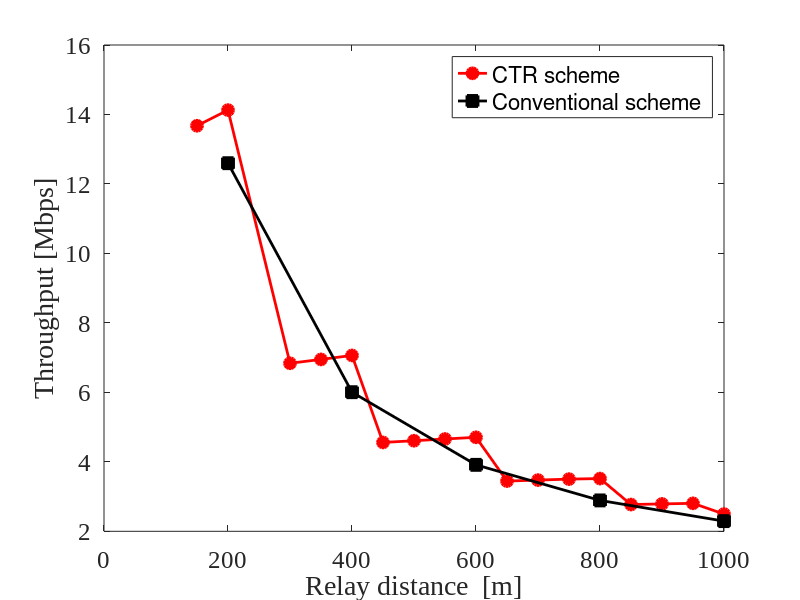

Here is the MATLAB script that generated this plot: (Note: this script raises an error after producing the figure.)
%従来のプロトコル(18Mbps→12Mbps)で再送したときと中継し伝送したときのスループットの比較
clear;
Rmin = [-82, -81, -79, -77, -74, -70, -66, -65]; % 最小受信感度 [dBm]
TR = [6, 9, 12, 18, 24, 36, 48, 54]; % 伝送レート [Mbps]
databit = [24, 36, 48, 72, 96, 144, 192, 216]; % OFDMシンボルごとのデータビット[bit]

Tp = 10; % 送信電力 [dBm]
f = 2.4 * 10^9; % 周波数 [Hz]
c = 3 * 10^8; % 光速 [m/s]
rng(0);  
PLCP_pre = 16; % PLCPプリアンブル[μs]
PLCPhead_sig = 1; % PLCPヘッダ（シグナル）[μs]
PLCPhead_ser = 16; % PLCPヘッダ（サービス）[μs]
ACK = 80; % 802.11ACKフレーム[bit]
MAC = 192; % 802.11MACヘッダ[bit]
LLC = 64; % LLCヘッダ[bit]
packet = 12000; % IPパケット長[bit]
FCS = 32; % FCS[bit]
tail = 6; % テイルビット[bit]
SIFS = 10; % [μs]
DIFS = 34; % [μs]
backoff = 101.5; % 平均バックオフ制御時間 [μs]
slottime = 9; % ショートスロットタイム[μs]
max_distance = 1000; % 最大距離 [m]
N_max = max_distance/50; % 最大端末数
error_rate=0.2;%通信が失敗する確率
num_trials = 1000;%試行回数

p= zeros(size(num_trials));%乱数
ACK_t=zeros(size(Rmin));%ACKフレーム[μs]
data_t=zeros(size(Rmin));%データフレーム[μs]
d_max=zeros(size(Rmin));%各伝送レートでの最大送信距離(50mごと)[m]
N_through=zeros(size(Rmin));%各伝送レートでのスルー出来る最大の端末数


for i = 1:length(Rmin)
    Rmin_current = Rmin(i);
    TR_current = TR(i);
    databit_current = databit(i);
    
    % 最大伝送距離の計算
    Lfs = Tp - Rmin_current; % 距離減衰 [dB]
    d_max(i) = floor(((10^(Lfs / 20)) * c) / (4 * pi * f) / 50) * 50; % 最大伝送距離 [m]
    N_through(i) = d_max(i) / 50;
    % フレームの計算
    ACK_t(i) = PLCP_pre + (PLCPhead_sig + ceil((PLCPhead_ser + ACK + FCS + tail) / databit_current)) * 4;
    data_t (i)= PLCP_pre + (PLCPhead_sig + ceil((PLCPhead_ser + MAC + LLC + packet + FCS + tail) / databit_current)) * 4;
end


throughput_1 = zeros(num_trials, N_max);  % 試行回数と距離数に対応するスループット配列を事前確保
throughput_2 = zeros(1, N_max);           % 平均スループット格納用
N_succsess = zeros(1, N_max);             % 距離配列の事前確保



% パラメータ設定
N = 0;                                    % 現在の端末数
                   

for i = 1:num_trials  % 試行回数分ループ
    N = 0;                               % 各試行の開始時にNをリセット
    total_tt = 0;                        % 総伝送時間もリセット
    
    while N < N_max
        p = rand;  % 確率を生成
        
        % 端末数をカウント
        N = N + N_through(4);  
        total_tt = total_tt + (ACK_t(4) + data_t(4) + SIFS +6+ backoff); % 総伝送時間の計算

        if p < error_rate  % パケットが失敗した場合
            N = max(0, N - 1);  % 1つ手前に戻る
            total_tt = total_tt  + ACK_t(4); % 追加時間を加算
        end
        
        % スループット記録および距離の記録
        if N >= N_max
            throughput_1(i, N_max) = packet / total_tt; % 最大距離におけるスループット
            N_succsess(N_max) = N_max * 50;  % 最大距離を格納
            break;
        else
            throughput_1(i, N) = packet / total_tt; % 現在のNにおけるスループット記録
            N_succsess(N) = N * 50;  % 距離の記録
        end
    end
end


% 各距離での平均スループット計算
for j = 1:N_max
    % 0以外の要素のみを選んで平均を取る
    non_zero_values = throughput_1(throughput_1(:, j) > 0, j); % 0以外の要素を抽出
    if ~isempty(non_zero_values)  % 抽出後にデータが存在する場合のみ平均計算
        throughput_2(j) = mean(non_zero_values);
    else
        throughput_2(j) = 0;  % 0以外の要素がない場合は0
    end
end

% スループットが0のデータポイントを除外
valid_indices = throughput_2 > 0;  % 0より大きいスループットのみを抽出





      total_tt = 0;
    % 条件2: スループット計算 (固定距離リスト)
    if mod(max_distance, d_max(4)) == 0
        distances = d_max(4):d_max(4):max_distance; 
    else
        distances = [d_max(4):d_max(4):max_distance max_distance];
    end
  
    
    throughput_3= zeros(num_trials, length(distances)); % スループット_2 の事前割り当て
    throughput_4= zeros(1, length(distances)); % スループット_3 の事前割り当て
    
    for i = 1:num_trials
        
        for j = 1:length(distances)
            p = rand; % ランダムな確率を生成
            D = distances(j);
            if p < error_rate
                % 再送が発生する場合 (最初は18 Mbps、再送は12 Mbps)
                total_tt =total_tt+ (ACK_t(4) + data_t(4) + SIFS +6+ backoff)+(ACK_t(3) + data_t(3) + SIFS+6 + backoff) ;
            else
                 % 再送が発生しない場合 (18 Mbps)
                 total_tt =total_tt+ (ACK_t(4) + data_t(4) + SIFS+6 + backoff) ;
               
            end
            throughput_3(i, j) = packet / total_tt; % スループットを計算 [Mbps]
        end
        total_tt = 0;
    end
    

    
    % 各距離に対する平均スループットを計算
    for j = 1:length(distances)
        throughput_4(j) = mean(throughput_3(:, j));
    end
    


% 結果をプロット
figure('Position', [100, 100, 700, 500]); % 横長のグラフ (幅1200, 高さ500)
hold on;

% グラフ1: 初めのスループットデータ
plot(N_succsess(valid_indices), throughput_2(valid_indices), '-o', ...
    'Color', 'r', 'LineWidth', 2, 'MarkerSize', 8, 'MarkerFaceColor', 'r', ...
    'DisplayName', 'CTR scheme');

% グラフ2: 距離ごとのスループットデータ
plot(distances, throughput_4, '-s', ...
    'Color', 'k', 'LineWidth', 2, 'MarkerSize', 8, 'MarkerFaceColor', 'k', ...
    'DisplayName', 'Conventional scheme');

% ラベル設定
xlabel('Relay distance  [m]', 'FontSize', 30, 'FontName', 'Times New Roman'); % X軸ラベル
ylabel('Throughput [Mbps]', 'FontSize', 30, 'FontName', 'Times New Roman'); % Y軸ラベル

% 横軸の範囲と間隔を設定
xticks(0:200:max_distance); % 0から最大距離まで200ごとの目盛りを設定

% 目盛りのフォントサイズ設定
set(gca, 'FontSize', 18, 'FontName', 'Times New Roman'); % 目盛り数字を大きく設定し、フォントを指定

% グラフの枠を表示
box on;
grid off;

% 凡例を設定
lgd = legend;
lgd.FontSize = 20; % 凡例フォントサイズ
lgd.FontName = 'Times New Roman'; % 凡例フォント指定
lgd.Location = 'northeast'; % 凡例を右上に配置
lgd.Box = 'off'; % 凡例の枠を非表示にする

hold off;
